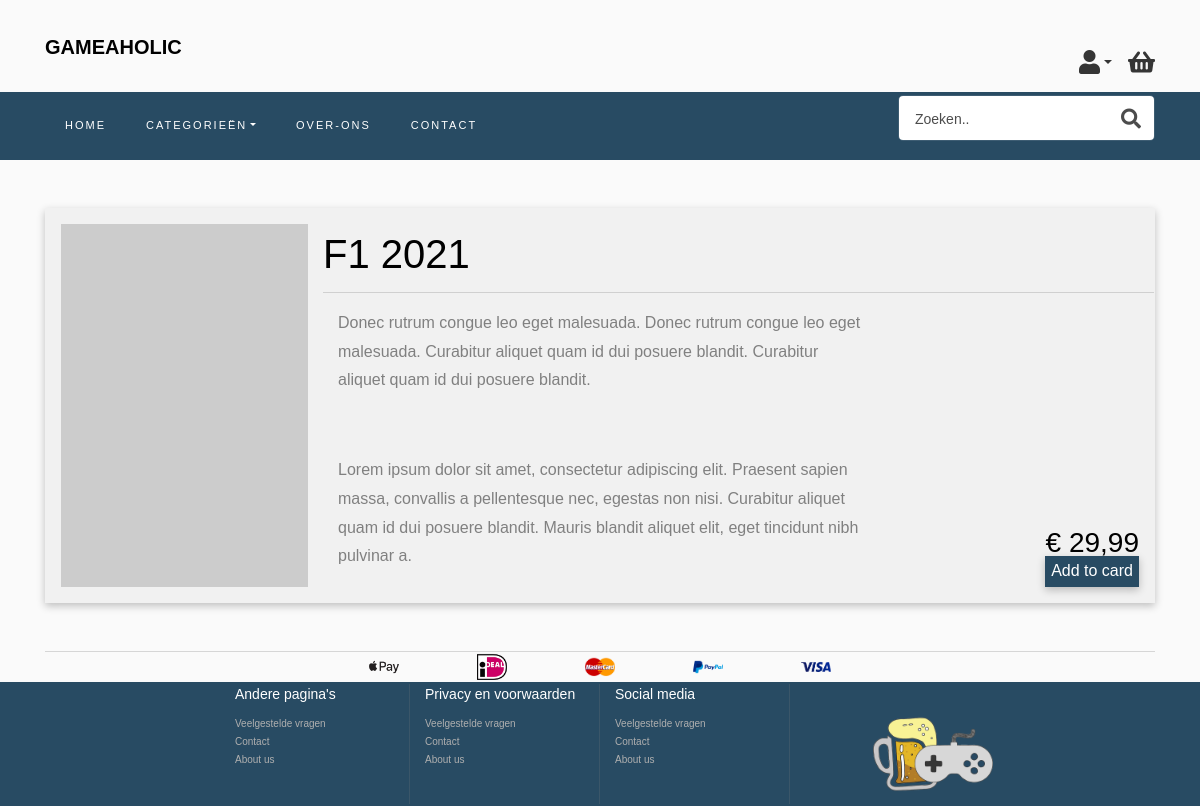
/?op=details&id=4, run on the app's committed database.
### tables this page shows
CREATE TABLE `products` (
  `product_id` int(11) NOT NULL,
  `product_categorie` varchar(40) DEFAULT NULL,
  `product_name` varchar(40) DEFAULT NULL,
  `product_price` varchar(50) DEFAULT NULL,
  `product_details` varchar(500) DEFAULT NULL,
  `product_thumbnail` varchar(500) DEFAULT NULL,
  `product_title` varchar(40) DEFAULT NULL,
  `product_description` varchar(500) DEFAULT NULL,
  `product_best_seller` tinyint(4) NOT NULL
);

### index.php (called while the page is built, shortened)
<?php
$controller = new MainController();
$controller->handleRequest();

### model/DataHandler.php (called while the page is built, shortened)
<?php
class DataHandler{
	public function __construct($host, $dbdriver, $dbname, $username, $password)
	{
		$this->host = $host;
		$this->dbdriver = $dbdriver;
		$this->dbname = $dbname;
		$this->username = $username;
		$this->password = $password;
		try {
			$this->dbh = new PDO("$this->dbdriver:host=$this->host;dbname=$this->dbname", $this->username, $this->password);
			$this->dbh->setAttribute(PDO::ATTR_ERRMODE, PDO::ERRMODE_EXCEPTION);
			return true;
		} catch (PDOException $e) {
			echo "Connection with ".$this->dbdriver." failed: ".$e->getMessage();
		}
	}
	public function readsData($sql){
		return $this->dbh->query($sql,PDO::FETCH_ASSOC);
	}
}
?>

### model/HomeLogic.php (the view, shortened to what this page needs)
<?php
require_once "model/DataHandler.php";
class HomeLogic
{
    public function __construct()
    {
        $this->DataHandler = new Datahandler("HOST", "mysql", "DATABASE_NAME", "USERNAME", "PASSWORD");
    }
    public function readProductsDetails($id){
        $sql = "SELECT product_id as id, product_name, Replace(Replace(Concat('€ ', Format(`product_price`, 2)), ',', ''), '.', ',') AS `product_price`, product_categorie, product_title, product_name, product_thumbnail,product_description FROM products WHERE product_id = {$id}";
        $product_information = $this->DataHandler->readsData($sql);
        $product_information = $product_information->fetchAll(PDO::FETCH_ASSOC);
        return $product_information;
    }
}

### model/HomeLogic.php (the view, shortened to what this page needs)
<?php
require_once "model/DataHandler.php";
class HomeLogic
{
    public function __construct()
    {
        $this->DataHandler = new Datahandler("HOST", "mysql", "DATABASE_NAME", "USERNAME", "PASSWORD");
    }
    public function readProductsDetails($id){
        $sql = "SELECT product_id as id, product_name, Replace(Replace(Concat('€ ', Format(`product_price`, 2)), ',', ''), '.', ',') AS `product_price`, product_categorie, product_title, product_name, product_thumbnail,product_description FROM products WHERE product_id = {$id}";
        $product_information = $this->DataHandler->readsData($sql);
        $product_information = $product_information->fetchAll(PDO::FETCH_ASSOC);
        return $product_information;
    }
}

### view/pdp.php (shortened to what this page needs)
<head>
    <?php
    include "components/header.php";
    ?>
    <link rel="stylesheet" href="view/assets/Home.css">
    <link rel="stylesheet" href="view/assets/navbar.css">
    <link rel="stylesheet" href="view/assets/footer.css">
    <link rel="stylesheet" href="view/assets/bestselling.css">
    <link rel="stylesheet" href="view/assets/details.css">
</head>
<body>
<?php include "components/navbar.php"; ?>
<?php
$product_information = $product_information[0];
$image = 'view/assets/image/' . $product_information['product_thumbnail'];
$image = ($product_information['product_thumbnail'] != '' ? $image : "https://via.placeholder.com/350x430");
?>
<div class="container">
    <div class="product_details">
        <div class="row">
            <div class="col-md-3">
                <div class="imgBox">
                    <img width="100%" height="100%" src="<?= $image ?>" alt="product image">
                </div>
            </div>
            <div class="col-md-9">
                <div class="row">
                    <div class="col-md-12 product_header">
                        <h1>
                            <?= $product_information['product_name'] ?>
                        </h1>
                    </div>
                </div>
                <div class="row">
                    <div class="col-md-8">
                        <p>
                            <?= $product_information['product_description']; ?>
                        </p>
                    </div>
                    <div class="col-md-4">
                        <div class="row priceCard">
                            <div class="col-md-12">
                                <div class="price">
                                    <h3>
                                        <?= $product_information['product_price'] ?>
                                    </h3>
                                </div>
                            </div>
                        </div>
                        <div class="row addToCardRow">
                            <div class="col-md-12 pdpAddToCard">
                                <a href="">
                                    <button type="submit" name="add" class="add_cart" id="<?=$product_information['id']?>">Add to card</button>
                                </a>
                            </div>
                        </div>
                    </div>
                </div>
            </div>
        </div>
    </div>
</div>
<?php include 'components/footer.php'; ?>
</body>
</html>

### view/assets/details.css (style rules this page uses)
.product_details { margin: 3rem 0; padding: 1rem; background: #F1F1F1; box-shadow: rgba(0, 0, 0, 0.24) 0px 3px 8px; }
.product_details .product_header { border-bottom: rgba(128, 128, 128, 0.3) 1px solid; padding: 0; }
.pdpAddToCard a button { background: #284B63; color: white; border: none; box-shadow: rgb(0 0 0 / 24%) 0px 3px 8px; }
.addToCardRow { position: absolute; bottom: 0; right: 15px; }
.priceCard { position: absolute; bottom: 15px; right: 15px; }

### data on the page
products: product_name "F1 2021", product_description "Donec rutrum congue leo eget malesuada. Donec rutrum congue leo eget malesuada. Curabitur aliquet quam id dui posuere blandit. Curabitur aliquet quam id dui posuere blandit. Lorem ipsum dolor sit amet, consectetur adipiscing elit. Praesent sapien massa, convallis a pellentesque nec, egestas non nisi. Curabitur aliquet quam id dui posuere blandit. Mauris blandit aliquet elit, eget tincidunt nibh pulvinar a."

### other printed values
$product_information['product_price'] "€ 29,99"
